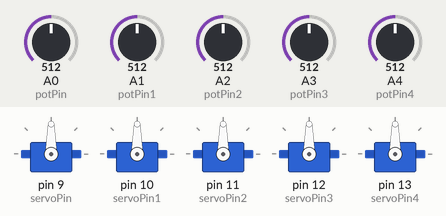
Recording of a sketch running on a simulated Arduino Uno, built with avr-gcc and run on an emulated ATmega328P. Shown: 5 × servo. The inputs (shaded band) are chosen by the test bench; at power-on: A0 (potPin) = 512, A1 (potPin1) = 512, A2 (potPin2) = 512, A3 (potPin3) = 512, A4 (potPin4) = 512.

Above: at 1.2 s.
1.3 s: A0 (potPin) set to 716
At 1.9 s:
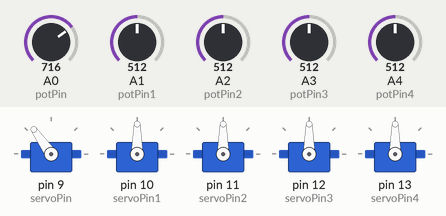
2.8 s: A1 (potPin1) set to 716
At 4.0 s:
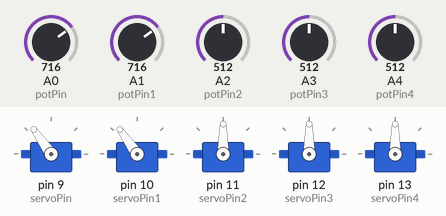
4.3 s: A2 (potPin2) set to 716
At 5.4 s:
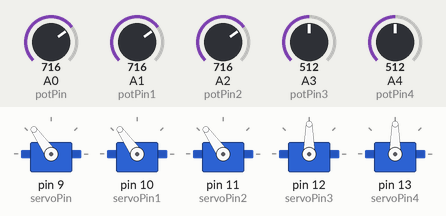
5.8 s: A3 (potPin3) set to 716
At 6.5 s:
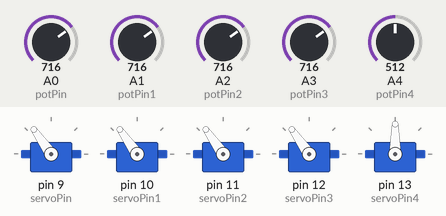
7.3 s: A4 (potPin4) set to 716
At 7.6 s:
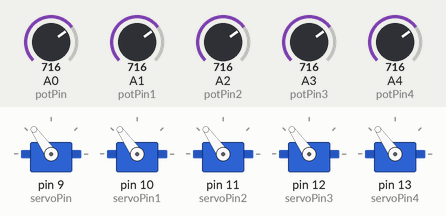
8.8 s: A0 (potPin) set to 992
At 10.0 s:
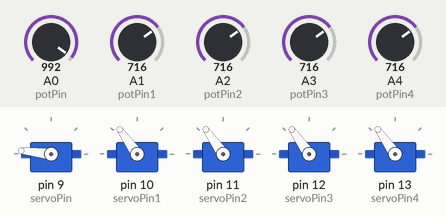
Timing chart, 0 to 11.3 s (numbered marks = the images above; inputs shaded):
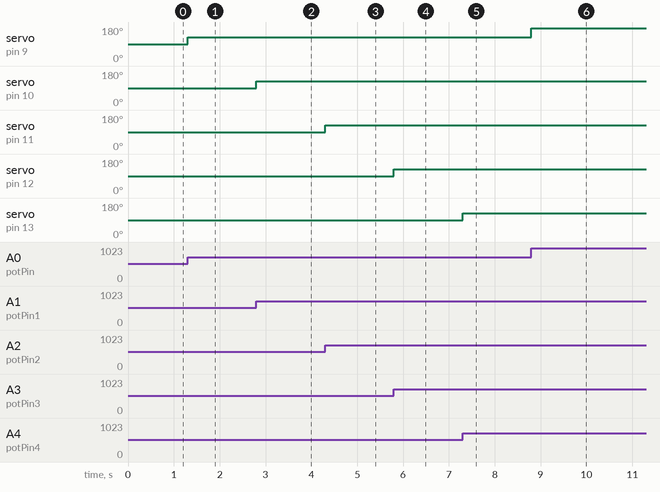

The sketch:

BionicArm.ino
```cpp
/*  Author: Raghav Singh
    BIONIC ARM V1.0.0 and V1.1.0
    In this project I made a Bionic Arm using Arduino, Servo Motors and Potentiometers.
*/

#include <Servo.h> //Loading the servo library
int pos = 0 ; //Declare and initialize pos variable
int pos1 = 0 ;
int pos2 = 0 ;
int pos3 = 0 ;
int pos4 = 0 ;

int servoPin = 9 ; // Servo is on pin 9
int servoPin1 = 10 ;
int servoPin2 = 11 ;
int servoPin3 = 12 ;
int servoPin4 = 13 ;

int potReading ; // Declare variable for potentiometer reading
int potReading1 ;
int potReading2 ;
int potReading3 ;
int potReading4 ;

int potPin=A0;
int potPin1=A1;
int potPin2=A2;
int potPin3=A3;
int potPin4=A4;


 Servo ptr ; // Create a Servo object called myPointer
 Servo ptr1 ;
 Servo ptr2 ;
 Servo ptr3 ;
 Servo ptr4 ;

//#include <Servo.h>

void setup() {
  Serial.begin(9600);
  ptr.attach(servoPin);
  ptr1.attach(servoPin1);
  ptr2.attach(servoPin2);
  ptr3.attach(servoPin3);
  ptr4.attach(servoPin4);
}

void loop() {


potReading = analogRead(potPin);      // Read potentiometre
potReading = map ( potReading , 0,1023,0,180);
//pos = (155.0/1023.0)*potReading + 15 ; // calculate pos
pos = potReading ;
ptr.write(pos);                 // write pos to servo

potReading1 = analogRead(potPin1);      // Read potentiometre
potReading1 = map ( potReading1 , 0,1023,0,180);
//pos = (155.0/1023.0)*potReading + 15 ; // calculate pos
pos1 = potReading1 ;
ptr1.write(pos1);                 // write pos to servo

potReading2 = analogRead(potPin2);      // Read potentiometre
potReading2 = map ( potReading2 , 0,1023,0,180);
//pos = (155.0/1023.0)*potReading + 15 ; // calculate pos
pos2 = potReading2 ;
ptr2.write(pos2);                 // write pos to servo

potReading3 = analogRead(potPin3);      // Read potentiometre
potReading3 = map ( potReading3 , 0,1023,0,180);
//pos = (155.0/1023.0)*potReading + 15 ; // calculate pos
pos3 = potReading3 ;
ptr3.write(pos3);                 // write pos to servo

potReading4 = analogRead(potPin4);      // Read potentiometre
potReading4 = map ( potReading4 , 0,1023,0,180);
//pos = (155.0/1023.0)*potReading + 15 ; // calculate pos
pos4 = potReading4 ;
ptr4.write(pos4);                 // write pos to servo
}
```

Measured:
- after the input at 1.3 s, servo on pin 9 (servoPin): 90° → 125° at once
- after the input at 2.8 s, servo on pin 10 (servoPin1): 90° → 125° at once
- after the input at 4.3 s, servo on pin 11 (servoPin2): 90° → 125° at once
- after the input at 5.8 s, servo on pin 12 (servoPin3): 90° → 125° at once
- after the input at 7.3 s, servo on pin 13 (servoPin4): 90° → 125° at once
- after the input at 8.8 s, servo on pin 9 (servoPin): 125° → 174° at once
